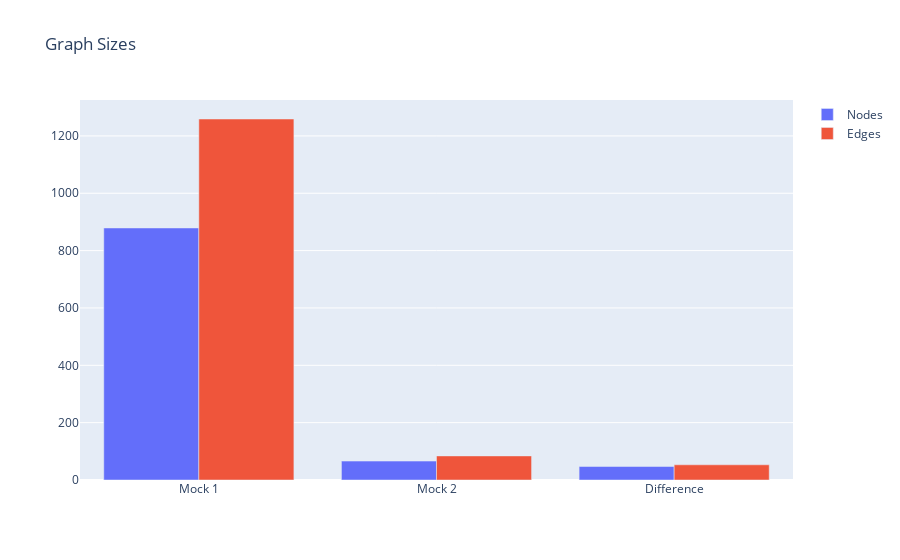

Source (notebook cell):
### Code cell
KnowledgeGraph.plot_graph_sizes(
    mock1,
    mock2,
    (simple_difference, "Difference")
)

### Figure 1 — Plotly figure (JSON) as saved in the notebook; plotly's stock layout.template omitted (floating-point values rounded to 4 significant figures)
{"data": [{"name": "Nodes", "type": "bar", "x": ["Mock 1", "Mock 2", "Difference"], "y": [879, 66, 47]}, {"name": "Edges", "type": "bar", "x": ["Mock 1", "Mock 2", "Difference"], "y": [1259, 84, 53]}], "layout": {"barmode": "group", "title": {"text": "Graph Sizes"}}}
